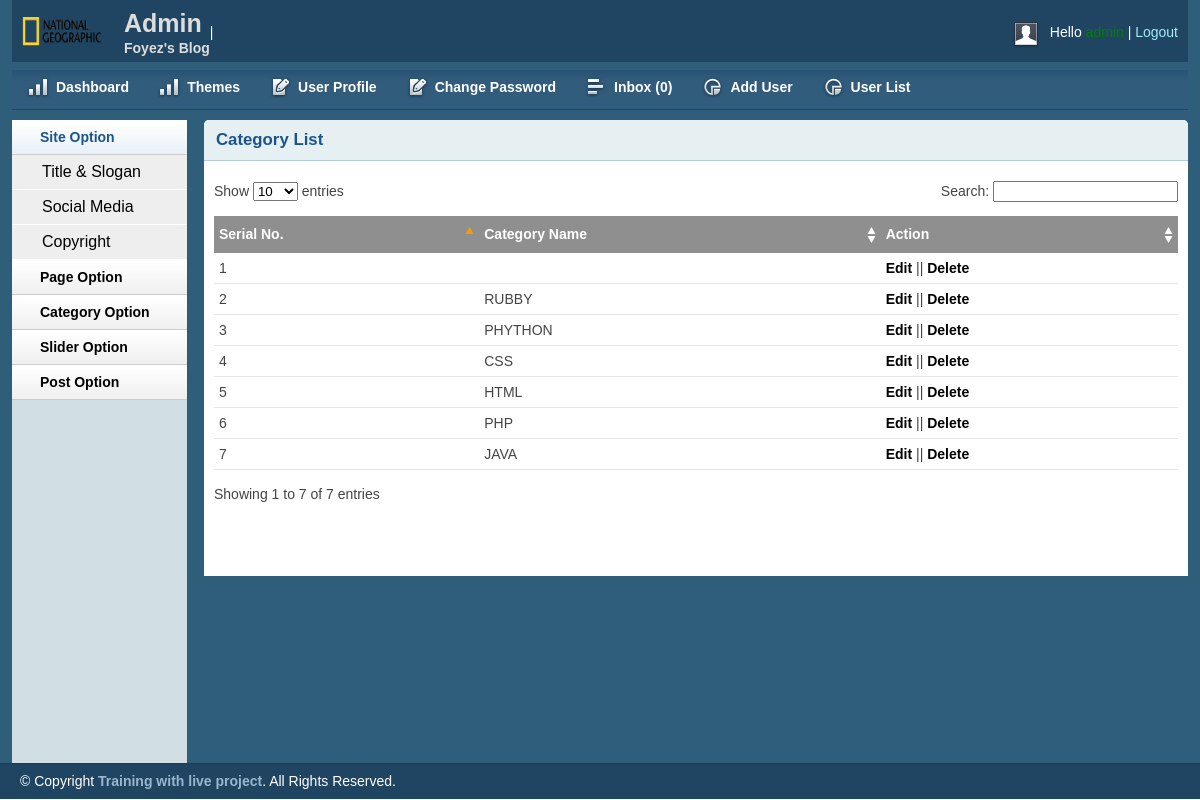
The page /admin/catlist.php (signed in) on the database its author committed.
### tables this page shows
CREATE TABLE `tbl_catagory` (
  `id` int(11) NOT NULL,
  `name` varchar(60) NOT NULL
);

### lib/Database.php (called while the page is built, shortened)
<?php
Class Database{
	public $host   = DB_HOST;
	public $user   = DB_USER;
	public $pass   = DB_PASS;
	public $dbname = DB_NAME;
	public $link;
	private function connectDB(){
	$this->link = new mysqli($this->host, $this->user, $this->pass, $this->dbname);
 }
	public function select($query){
		$result = $this->link->query($query) or die($this->link->error.__LINE__);
		if($result->num_rows > 0){
			return $result;
		} else {
			return false;
		}
	}
}

### admin/catlist.php (the view, shortened to what this page needs)
 <?php
    include 'inc/header.php';
    include 'inc/sidebar.php';
 ?>
<div class="grid_10">
    <div class="box round first grid">
        <h2>Category List</h2>
        <div class="block">
            <table class="data display datatable" id="example">
			<thead>
				<tr>
					<th>Serial No.</th>
					<th>Category Name</th>
					<th>Action</th>
				</tr>
			</thead>
			<tbody>
				<?php
					$query="SELECT * FROM tbl_catagory order by id desc";
					$catagory=$db->select($query);
					if($catagory){
						$i=0;
						while($result= $catagory->fetch_assoc()){
							$i++;
				?>
				<tr class="even gradeC">
					<td><?php echo $i;?></td>
					<td><?php echo $result['name'];?></td>
					<td><a
							href="editcat.php?catid=<?php echo $result['id'];?>">Edit
						</a> ||
						<a
							onclick="return confirm('Are You Sure')"
							href="?delcatid=<?php echo $result['id'];?>">Delete
						</a>
					</td>
				</tr>
			<?php }} ?>
			</tbody>
		</table>
       </div>
    </div>
</div>
<?php include 'inc/footer.php'; ?>

### admin/css/text.css (style rules this page uses)
body { font: 13px/1.5 Tahoma, Helvetica, Arial, 'Liberation Sans', FreeSans, sans-serif; }
h2 { font-size: 23px; }
p, dl, hr, h1, h2, h3, h4, h5, h6, ol, ul, pre, table, address, fieldset { margin-bottom: 20px; }

### admin/css/grid.css (style rules this page uses)
.grid_1, .grid_2, .grid_3, .grid_4, .grid_5, .grid_6, .grid_7, .grid_8, .grid_9, .grid_10, .grid_11, .grid_12, .grid_13, .grid_14, .grid_15, .grid_16 { display: inline; float: left; margin-left: 1%; margin-right: 1%; }
.container_12 .grid_10 { width: 81.333%; }

### admin/css/layout.css (style rules this page uses)
body { background: #fff none repeat scroll 0 0; color: #444; font-size: 14px; padding: 0; }
a { color: #000; font-weight:bold; text-decoration: none; }
h1, h2, h3, h4, h5, h6 { line-height:1.2em; margin-bottom:.3em; }
h2 { margin-top:1em; }
.box { background:#fff; margin-bottom:20px; padding:10px 10px 10px 10px; margin-left:-8px; }
.box.grid { padding-bottom:40px; }
.box.round { -moz-border-radius: 5px 5px 0px 0px; -webkit-border-radius: 5px 5px 0px 0px; border-radius: 5px 5px 0px 0px; }
.box h2 { font-size:1.2em; font-weight:bold; color:#1B548D; background:#E6F0F3; margin:-10px -10px 0 -10px; padding:10px 12px; border-bottom:1px solid #B3CBD6; -moz-border-radius: 5px 5px 0px 0px; -webkit-border-radius: 5px 5px 0px 0px; border-radius: 5px 5px 0px 0px; }
.box.first { min-height: 406px; }
.block { padding-top:20px; }
.block { padding-bottom:1px; }
table.display { margin: 0 auto; clear: both; width: 100%; }
.sorting_asc { background: #8f8f8f url(../img/table/sort_asc.png) no-repeat center right; padding:8px 5px; text-align:left; color:#fff; }
.sorting { background:#8f8f8f url(../img/table/sort_both.png) no-repeat center right; padding:8px 5px; text-align:left; color:#fff; }
tr.odd { height: 30px; line-height: 30px; border-bottom:1px solid #e6e6e6; }
tr.even { height: 30px; line-height: 30px; border-bottom:1px solid #e6e6e6; }
tr.odd td, tr.even td { padding-left:5px; }

### rows shown on the page
tbl_catagory: name "RUBBY"
tbl_catagory: name "PHYTHON"
tbl_catagory: name "CSS"
tbl_catagory: name "HTML"
tbl_catagory: name "PHP"
tbl_catagory: name "JAVA"
